Frame 1 (no input): blank canvas, image omitted
Frame 60 (the mouse pressed at the canvas centre just before this capture): blank canvas, image omitted
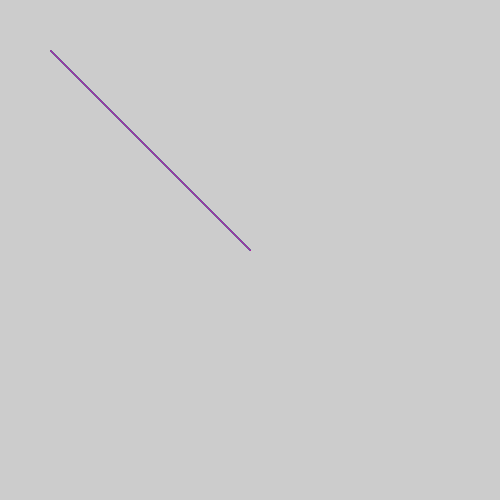
Frame 120 (the mouse held since frame 60 and released just before this capture)

The Processing sketch whose frames 1 and 60 were blank and that drew this single picture after the mouse press (run headless with seeded random() and noise(); from frame 60 on, the mouse is pressed at the canvas centre):

// Processing sketch: processing_157116
// ── processing_157116.pde

void setup(){

  size(500, 500);

}

void draw(){
 if(mousePressed){ 
  stroke(random(255), random(255), random(255));
  line(mouseX, mouseY, 50, 50);
 } 
}
